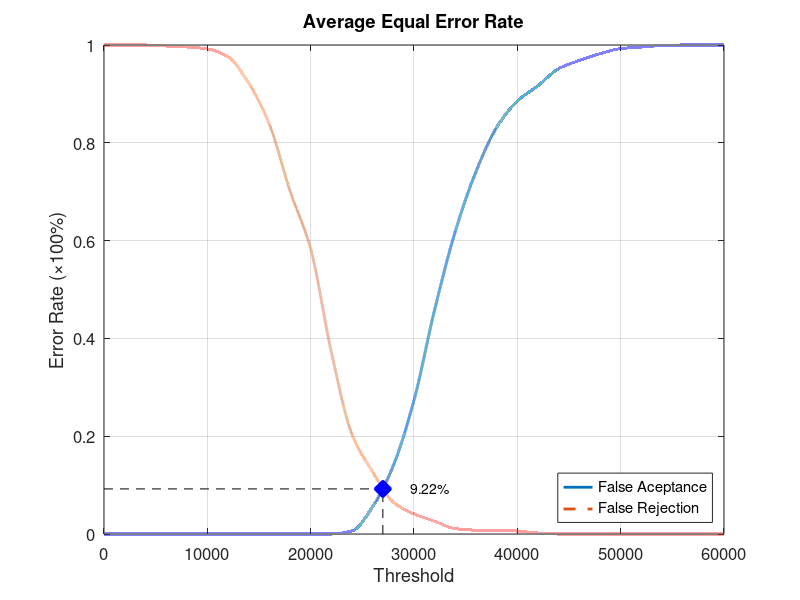
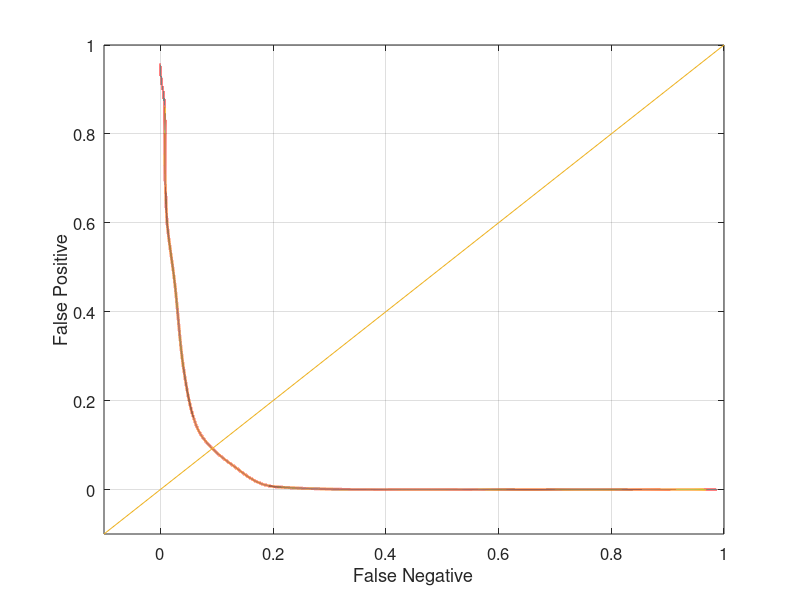

The MATLAB script that drew these images, in order:
function yEER = Database4Average
close all;
clear;
clc;
x = 0:2000:60000;
xq = 0:0.5:60000;

y0 = [0 0 0 0 0 0 0 0 0 0 0 0 0.00631579 0.0557895 0.14 0.273684 0.458947 0.618947 0.741053 0.831579 0.885263 0.916842 0.951579 0.968421 0.982105 0.992632 0.99579 0.998947 1 1 1];
yy0 = interp1(x, y0, xq, 'pchip');
y1 = [1 1 1 0.998 0.996 0.992 0.976 0.922 0.838 0.702 0.583 0.372 0.204 0.127 0.065 0.041 0.026 0.011 0.008 0.008 0.006 0.002 0 0 0 0 0 0 0 0 0];
yy1 = interp1(x, y1, xq, 'pchip');

% Calculating EER: 
y2 = abs(y0 - y1);
find(y2 == min(y2))
yy2 = abs(yy0 - yy1);
xEER = find(yy2 == min(yy2));
xEERIndex = xq(xEER) % X-axis EER
yEER = yy0(xEER) % Y-axis EER

main = figure
plot(xq, yy0,'-','LineWidth', 2);	hold on
plot(xq, yy1,'--','LineWidth', 2);	hold on
plot([xEERIndex xEERIndex], [0 yEER], 'k--');	hold on
plot([0 xEERIndex], [yEER yEER], 'k--');	hold on
plot(xEERIndex, yEER, 'bx', 'LineWidth', 10);	hold on
text(xEERIndex + 10 * xEERIndex / 100, yEER, [num2str(round((10000 * yEER)) / 100) '%'])
legend('False Aceptance', 'False Rejection', 'Location', 'SouthEast')
xlabel('Threshold')
ylabel('Error Rate (\times100%)')
title('Average Equal Error Rate')
set(gca, 'FontSize', 12)
axis([0 60000 0 1])
grid on

print(main, 'Database4AverageMain', '-dpng');
FNRxFPR = figure('Color', [1 1 1]);
plot(yy1, yy0, '-', yy1, yy0, 'LineWidth', 2);
hold on
y = -0.1:0.1:1
plot(y, y); 
set(gca, 'FontSize', 12)
xlabel('False Negative')
ylabel('False Positive')
axis([-0.1 1 -0.1 1])
set(gca, 'FontSize', 12)
grid on

print(FNRxFPR, 'Database4AverageFNRxFPR','-dpng');
end
